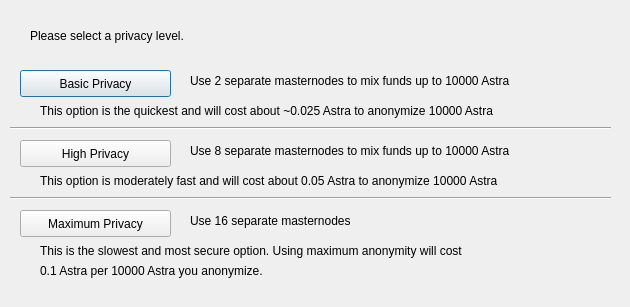
<?xml version="1.0" encoding="UTF-8"?>
<ui version="4.0">
 <class>ObfuscationConfig</class>
 <widget class="QDialog" name="ObfuscationConfig">
  <property name="geometry">
   <rect>
    <x>0</x>
    <y>0</y>
    <width>630</width>
    <height>307</height>
   </rect>
  </property>
  <property name="windowTitle">
   <string>Configure Obfuscation</string>
  </property>
  <widget class="QPushButton" name="buttonBasic">
   <property name="geometry">
    <rect>
     <x>20</x>
     <y>70</y>
     <width>151</width>
     <height>27</height>
    </rect>
   </property>
   <property name="text">
    <string>Basic Privacy</string>
   </property>
  </widget>
  <widget class="QPushButton" name="buttonHigh">
   <property name="geometry">
    <rect>
     <x>20</x>
     <y>140</y>
     <width>151</width>
     <height>27</height>
    </rect>
   </property>
   <property name="text">
    <string>High Privacy</string>
   </property>
  </widget>
  <widget class="QPushButton" name="buttonMax">
   <property name="geometry">
    <rect>
     <x>20</x>
     <y>210</y>
     <width>151</width>
     <height>27</height>
    </rect>
   </property>
   <property name="text">
    <string>Maximum Privacy</string>
   </property>
  </widget>
  <widget class="QLabel" name="label">
   <property name="geometry">
    <rect>
     <x>30</x>
     <y>20</y>
     <width>571</width>
     <height>31</height>
    </rect>
   </property>
   <property name="text">
    <string>Please select a privacy level.</string>
   </property>
  </widget>
  <widget class="QLabel" name="label_2">
   <property name="geometry">
    <rect>
     <x>190</x>
     <y>70</y>
     <width>421</width>
     <height>21</height>
    </rect>
   </property>
   <property name="text">
    <string>Use 2 separate masternodes to mix funds up to 10000 Astra</string>
   </property>
  </widget>
  <widget class="QLabel" name="label_3">
   <property name="geometry">
    <rect>
     <x>190</x>
     <y>140</y>
     <width>411</width>
     <height>21</height>
    </rect>
   </property>
   <property name="text">
    <string>Use 8 separate masternodes to mix funds up to 10000 Astra</string>
   </property>
  </widget>
  <widget class="QLabel" name="label_4">
   <property name="geometry">
    <rect>
     <x>190</x>
     <y>210</y>
     <width>421</width>
     <height>21</height>
    </rect>
   </property>
   <property name="text">
    <string>Use 16 separate masternodes</string>
   </property>
  </widget>
  <widget class="QLabel" name="label_6">
   <property name="geometry">
    <rect>
     <x>40</x>
     <y>100</y>
     <width>561</width>
     <height>21</height>
    </rect>
   </property>
   <property name="text">
    <string>This option is the quickest and will cost about ~0.025 Astra to anonymize 10000 Astra</string>
   </property>
  </widget>
  <widget class="QLabel" name="label_7">
   <property name="geometry">
    <rect>
     <x>40</x>
     <y>170</y>
     <width>561</width>
     <height>21</height>
    </rect>
   </property>
   <property name="text">
    <string>This option is moderately fast and will cost about 0.05 Astra to anonymize 10000 Astra</string>
   </property>
  </widget>
  <widget class="QLabel" name="label_8">
   <property name="geometry">
    <rect>
     <x>40</x>
     <y>240</y>
     <width>561</width>
     <height>21</height>
    </rect>
   </property>
   <property name="text">
    <string>This is the slowest and most secure option. Using maximum anonymity will cost</string>
   </property>
  </widget>
  <widget class="QLabel" name="label_9">
   <property name="geometry">
    <rect>
     <x>40</x>
     <y>260</y>
     <width>561</width>
     <height>21</height>
    </rect>
   </property>
   <property name="text">
    <string>0.1 Astra per 10000 Astra you anonymize.</string>
   </property>
  </widget>
  <widget class="Line" name="line">
   <property name="geometry">
    <rect>
     <x>10</x>
     <y>120</y>
     <width>601</width>
     <height>16</height>
    </rect>
   </property>
   <property name="orientation">
    <enum>Qt::Horizontal</enum>
   </property>
  </widget>
  <widget class="Line" name="line_2">
   <property name="geometry">
    <rect>
     <x>10</x>
     <y>190</y>
     <width>601</width>
     <height>16</height>
    </rect>
   </property>
   <property name="orientation">
    <enum>Qt::Horizontal</enum>
   </property>
  </widget>
 </widget>
 <resources/>
 <connections/>
</ui>
